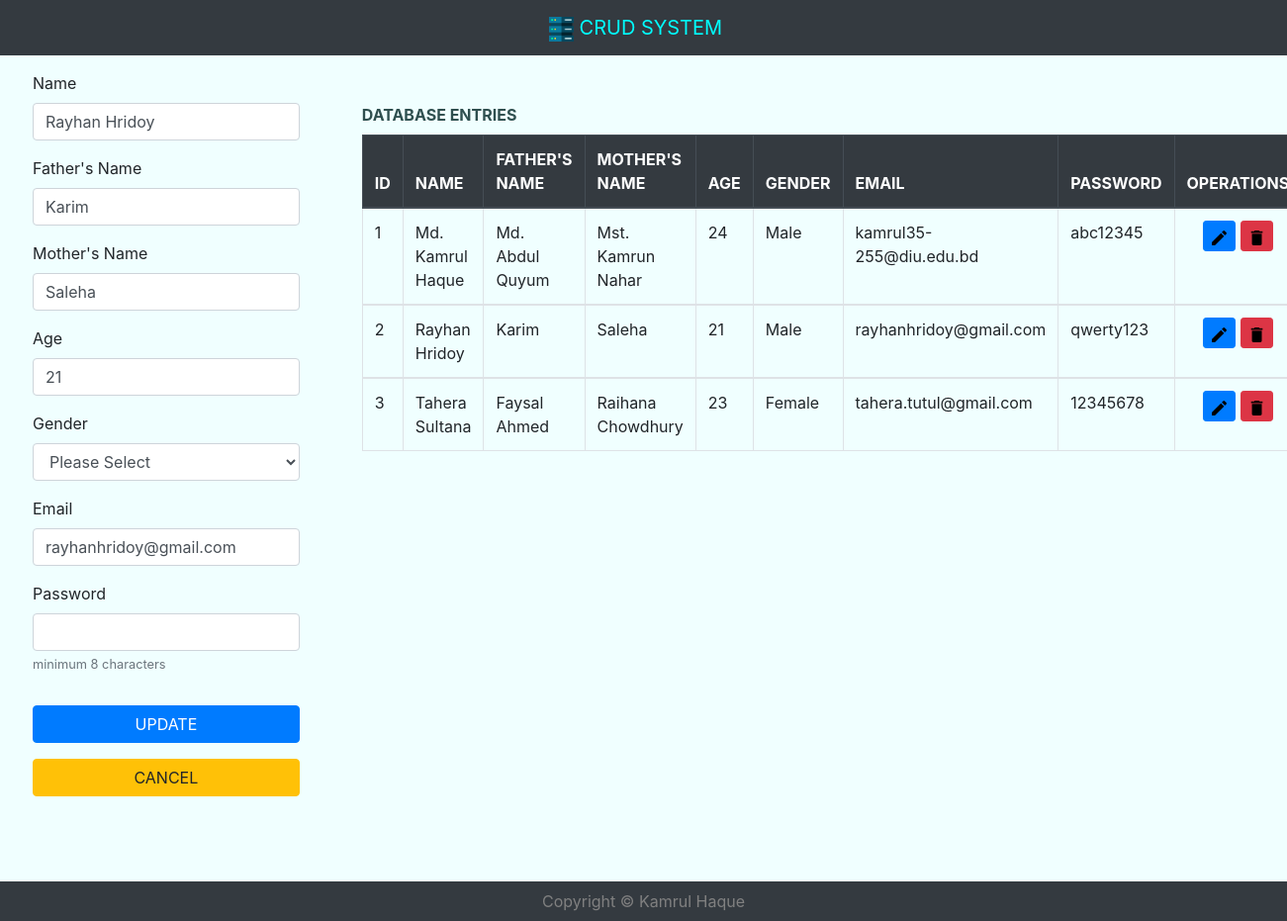
/index.php?edit=2, run on the app's committed database.
### tables this page shows
CREATE TABLE `information` (
  `id` int(11) NOT NULL,
  `name` varchar(30) DEFAULT NULL,
  `fatherName` varchar(30) DEFAULT NULL,
  `motherName` varchar(30) DEFAULT NULL,
  `age` int(3) DEFAULT NULL,
  `gender` varchar(6) DEFAULT NULL,
  `email` varchar(30) DEFAULT NULL,
  `password` varchar(20) DEFAULT NULL
);

### process.php (called while the page is built, shortened)
<?php
    $con = mysqli_connect('localhost','root','','phone') or die(mysqli_connect_error($con));
    if (isset($_GET['edit'])){
        $id = $_GET['edit'];
        $update = true;
        $sql = "SELECT * FROM information WHERE id = $id";
        $result = mysqli_query($con,$sql) or die(mysqli_error( $result));
        if ($result) {
            $row = mysqli_fetch_array($result);
            $name = $row['name'];
            $fName = $row['fatherName'];
            $mName = $row['motherName'];
            $age = $row['age'];
            $email = $row['email'];
        }
    }
?>

### index.php (the view, shortened to what this page needs)
<!DOCTYPE html>
   <html>
       <head>
           <link rel="stylesheet" href="css/bootstrap.min.css">
           <?php require_once 'process.php';?>
       </head>
       <body>
           <nav class="navbar navbar-dark navbar-top bg-dark justify-content-center sticky-top">
               <a class="navbar-brand" href="#" style="color: aqua;"><img src="images/server.png" width="25px"></img> CRUD SYSTEM</a>
           </nav>
           <div class="fluid-container">
               <div class="row">
                   <div class="col-md-3 pt-3 pl-5">
                       <form action="process.php" method="POST" id="regform" novalidate>
                           <div class="form-group">
                               <label for="name">Name</label>
                               <input type="text" class="form-control" id="name" name="name" placeholder="Md./Mst. Abc" value="<?php echo $name ?>" maxlength="30" required>
                           </div>
                           <div class="form-group">
                               <label for="fName">Father's Name</label>
                               <input type="text" class="form-control" id="fName" name="fName" placeholder="Md. Abc" value="<?php echo $fName ?>" maxlength="30" required>
                           </div>
                           <div class="form-group">
                               <label for="mName">Mother's Name</label>
                               <input type="text" class="form-control" id="mName" name="mName" placeholder="Mst. Abc" value="<?php echo $mName ?>" maxlength="30" required>
                           </div>
                           <div class="form-group">
                               <label for="age">Age</label>
                               <input type="text" class="form-control" id="age" name="age" value="<?php echo $age ?>" pattern="[0-9$,.]*" maxlength="3" required>
                           </div>
                           <div class="form-group">
                               <label for="gender">Gender</label>
                               <select class="form-control" name="gender" id="gender" required>
                                   <option value="" disabled selected>Please Select</option>
                               </select>
                           </div>
                           <div class="form-group">
                               <label for="email">Email</label>
                               <input type="email" class="form-control" id="email" name="email" placeholder="abc@email.com" value="<?php echo $email ?>" maxlength="30" required>
                           </div>
                           <div class="form-group">
                               <label for="pass">Password</label>
                               <input type="password" class="form-control" id="pass" name="pass" aria-describedby="hint" minlength="8" maxlength="20" required>
                               <small id="hint" class="form-text text-muted">minimum 8 characters</small>
                           </div>
                           <?php if($update): ?>
                               <div class="form-group pt-3">
                                   <button type="submit" class="btn btn-primary btn-block" name="update" id="update">UPDATE</button>
                               </div>
                               <div class="form-group">
                                   <a class="btn btn-warning btn-block" href="index.php" name="cancel" id="cancel">CANCEL</a>
                               </div>
                           <?php else: ?>
                               <div class="form-group pt-3">
                                   <button type="submit" class="btn btn-success btn-block" name="save" id="save">ADD ENTRY</button>
                               </div>
                           <?php endif; ?>
                       </form>
                   </div>
                   <div class="col-md-9 pt-5 px-5">
                       <label for="table" style="color: darkslategrey;"><strong>DATABASE ENTRIES</strong></label>
                       <table class="table table-bordered table-hover" id="table" name="table">
                           <thead class="thead-dark">
                               <th>ID</th>
                               <th>NAME</th>
                               <th>FATHER'S NAME</th>
                               <th>MOTHER'S NAME</th>
                               <th>AGE</th>
                               <th>GENDER</th>
                               <th>EMAIL</th>
                               <th>PASSWORD</th>
                               <th><center>OPERATIONS</center></th>
                           </thead>
                           <?php
                               $con = mysqli_connect('localhost','root','','phone') or die(mysqli_connect_error($con));
                               $result = mysqli_query($con,"SELECT * FROM information") or die(mysqli_error());
                           ?>
                           <?php while ($row = mysqli_fetch_assoc($result)): ?>
                           <tbody>
                               <tr>
                                   <td><?php echo $row["id"] ?></td>
                                   <td><?php echo $row["name"] ?></td>
                                   <td><?php echo $row["fatherName"] ?></td>
                                   <td><?php echo $row["motherName"] ?></td>
                                   <td><?php echo $row["age"] ?></td>
                                   <td><?php echo $row["gender"] ?></td>
                                   <td><?php echo $row["email"] ?></td>
                                   <td><?php echo $row["password"] ?></td>
                                   <td>
                                       <center>
                                           <a type="button" class="btn btn-primary btn-sm" name="edit" href="index.php?edit=<?php echo $row['id']; ?>"><img src="images/edit.png" width="15px" height="15px"></img></a>
                                           <a type="button" class="btn btn-danger btn-sm" name="delete" href="index.php?delete=<?php echo $row['id']; ?>"><img src="images/bin.png" width="15px" height="15px"></img></a>
                                       </center>
                                   </td>
                               </tr>
                           <?php endwhile; ?>
                           </tbody>
                       </table>
                   </div>
               </div>
           </div>
       </body>
       <footer>
           <div class="navbar navbar-dark navbar-bottom bg-dark justify-content-center sticky" style="color: grey;">Copyright &copy; Kamrul Haque</div>
       </footer>
</html>

### index.php (style rules this page uses)
.fluid-container { background-color: azure; height: 875px; }
.sticky { position: fixed; width: 100%; bottom: 0; }

### data on the page
information: name "Rayhan Hridoy", fName "Karim", mName "Saleha", age "21", email "rayhanhridoy@gmail.com", id "2", fatherName "Karim", motherName "Saleha", gender "Male", password "qwerty123"
information: id "1", name "Md. Kamrul Haque", fatherName "Md. Abdul Quyum", motherName "Mst. Kamrun Nahar", age "24", gender "Male", email "kamrul35-255@diu.edu.bd", password "abc12345"
information: id "3", name "Tahera Sultana", fatherName "Faysal Ahmed", motherName "Raihana Chowdhury", age "23", gender "Female", email "tahera.tutul@gmail.com", password "12345678"
